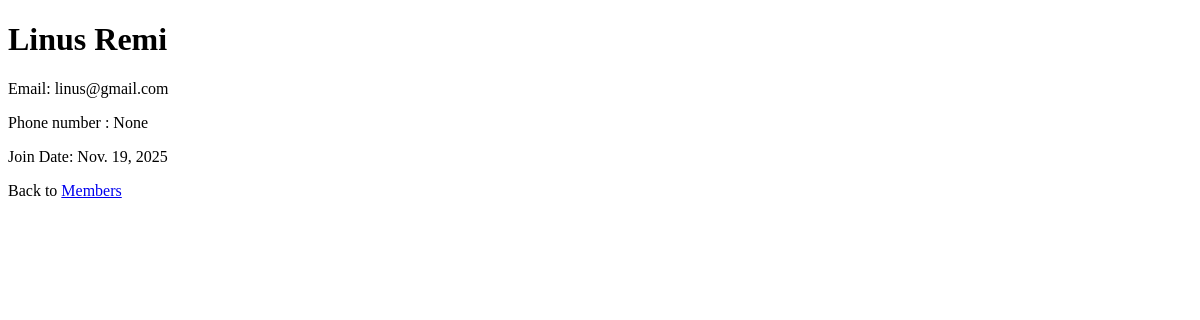
The page /members/details/3/ on the database as committed earlier.
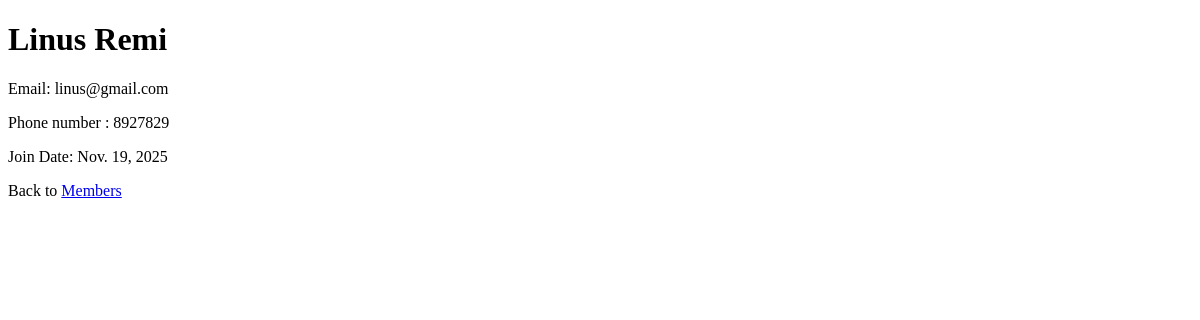
The same page on the database as committed later.
### members/models.py (models this page shows, shortened)
class Member(models.Model):
    first_name = models.CharField(max_length=30)
    last_name = models.CharField(max_length=30)
    email = models.EmailField(unique=True)
    phone_number = models.IntegerField(null=True)
    join_date = models.DateField(auto_now_add=True)

### members/views.py (the view)
# urls.py: path('members/details/<int:id>/', views.details, name='details'),
def details(request, id):
  member = Member.objects.get(id=id)
  template = loader.get_template('details.html')
  context = {
    'member': member,
  }
  return HttpResponse(template.render(context, request))

### members/templates/details.html (shortened to what this page needs)
{% extends "master.html" %}
{% block content %}
    <h1>{{member.first_name}} {{member.last_name}}</h1>
    <p>Email: {{member.email}}</p>
    <p>Phone number : {{member.phone_number}}</p>
    <p>Join Date: {{member.join_date}}</p>
    <p>Back to <a href="/members">Members</a></p>
{% endblock %}

### members/templates/master.html (shortened to what this page needs)
<!DOCTYPE html>
<html>
<head>
</head>
<body>
{% block content %}
{% endblock %}
</body>
</html>

Rows that differ between the two databases and show on the page:
changed Member "Linus": phone_number "None" → "8927829"
